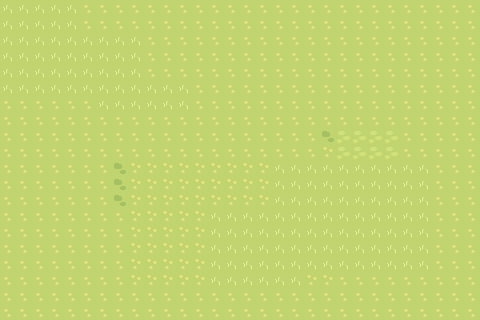

Rendered tile map (Tiled .tmx) drawn with the repository's tilesets; below, a short description and the full map source, tile grids included:
An orthogonal 30x20 tile map with 16x16 px tiles, 1 tile layer (suelo) and 2 objects (playerPosition, jokerPosition).

<map version="1.10" tiledversion="1.11.0" orientation="orthogonal" renderorder="right-down" width="30" height="20" tilewidth="16" tileheight="16" infinite="0" nextlayerid="3" nextobjectid="3">
 <editorsettings>
  <export target="boss.json" format="json" />
 </editorsettings>
 <tileset firstgid="1" source="Grass.tsx" />
 <layer id="1" name="suelo" width="30" height="20">
  <data encoding="csv">
67,67,67,67,67,72,72,72,72,72,72,72,72,72,72,72,72,72,72,72,72,72,72,72,72,72,72,72,72,72,
67,67,67,67,67,72,72,72,72,72,72,72,72,72,72,72,72,72,72,72,72,72,72,72,72,72,72,72,72,72,
67,67,67,67,67,67,67,67,67,72,72,72,72,72,72,72,72,72,72,72,72,72,72,72,72,72,72,72,72,72,
67,67,67,67,67,67,67,67,67,72,72,72,72,72,72,72,72,72,72,72,72,72,72,72,72,72,72,72,72,72,
67,67,67,67,67,67,67,67,67,72,72,72,72,72,72,72,72,72,72,72,72,72,72,72,72,72,72,72,72,72,
67,67,67,67,67,67,67,67,67,67,67,67,72,72,72,72,72,72,72,72,72,72,72,72,72,72,72,72,72,72,
72,72,72,72,72,72,67,67,67,67,67,67,72,72,72,72,72,72,72,72,72,72,72,72,72,72,72,72,72,72,
72,72,72,72,72,72,72,72,72,72,72,72,72,72,72,72,72,72,72,72,72,72,72,72,72,72,72,72,72,72,
72,72,72,72,72,72,72,72,72,72,72,72,72,72,72,72,72,72,72,72,59,70,70,70,70,72,72,72,72,72,
72,72,72,72,72,72,72,72,72,72,72,72,72,72,72,72,72,72,72,72,61,70,70,70,70,72,72,72,72,72,
72,72,72,72,72,72,72,59,61,61,61,61,61,61,61,61,61,67,67,67,67,67,67,67,67,67,67,72,72,72,
72,72,72,72,72,72,72,59,61,61,61,61,61,61,61,61,61,67,67,67,67,67,67,67,67,67,67,72,72,72,
72,72,72,72,72,72,72,59,61,61,61,61,61,61,61,61,61,67,67,67,67,67,67,67,67,67,67,72,72,72,
72,72,72,72,72,72,72,72,61,61,61,61,61,67,67,67,67,67,67,67,67,67,67,67,67,67,67,72,72,72,
72,72,72,72,72,72,72,72,61,61,61,61,61,67,67,67,67,67,67,67,67,67,67,67,67,67,67,72,72,72,
72,72,72,72,72,72,72,72,61,61,61,61,61,67,67,67,67,67,67,67,67,67,67,67,67,67,67,72,72,72,
72,72,72,72,72,72,72,72,61,61,61,61,61,67,67,67,67,67,67,67,67,67,67,67,67,67,67,72,72,72,
72,72,72,72,72,72,72,72,61,61,61,61,61,67,67,67,67,67,67,61,61,72,72,72,72,72,72,72,72,72,
72,72,72,72,72,72,72,72,72,72,72,72,72,72,72,72,72,72,72,72,72,72,72,72,72,72,72,72,72,72,
72,72,72,72,72,72,72,72,72,72,72,72,72,72,72,72,72,72,72,72,72,72,72,72,72,72,72,72,72,72
</data>
 </layer>
 <objectgroup id="2" name="position">
  <object id="1" name="playerPosition" x="103" y="152">
   <point />
  </object>
  <object id="2" name="jokerPosition" x="392" y="152">
   <point />
  </object>
 </objectgroup>
</map>
